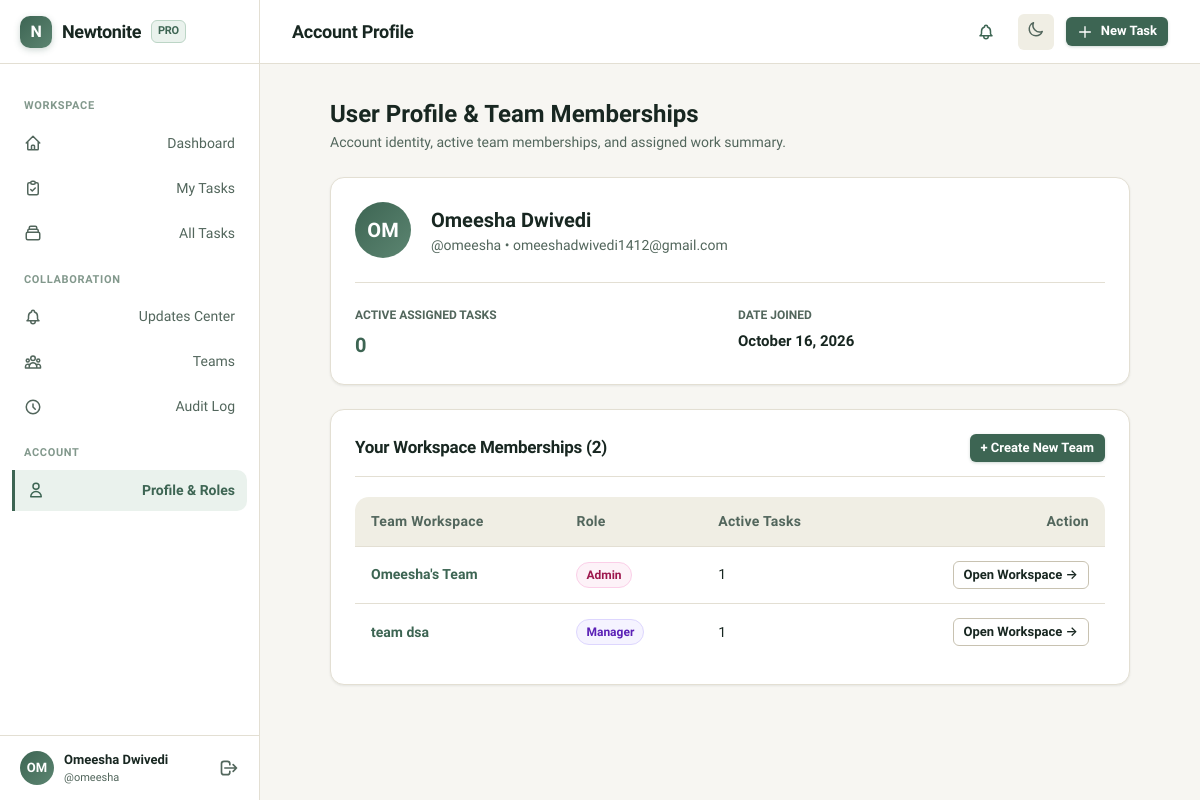
Before: /profile/ (signed in) with the older database file.
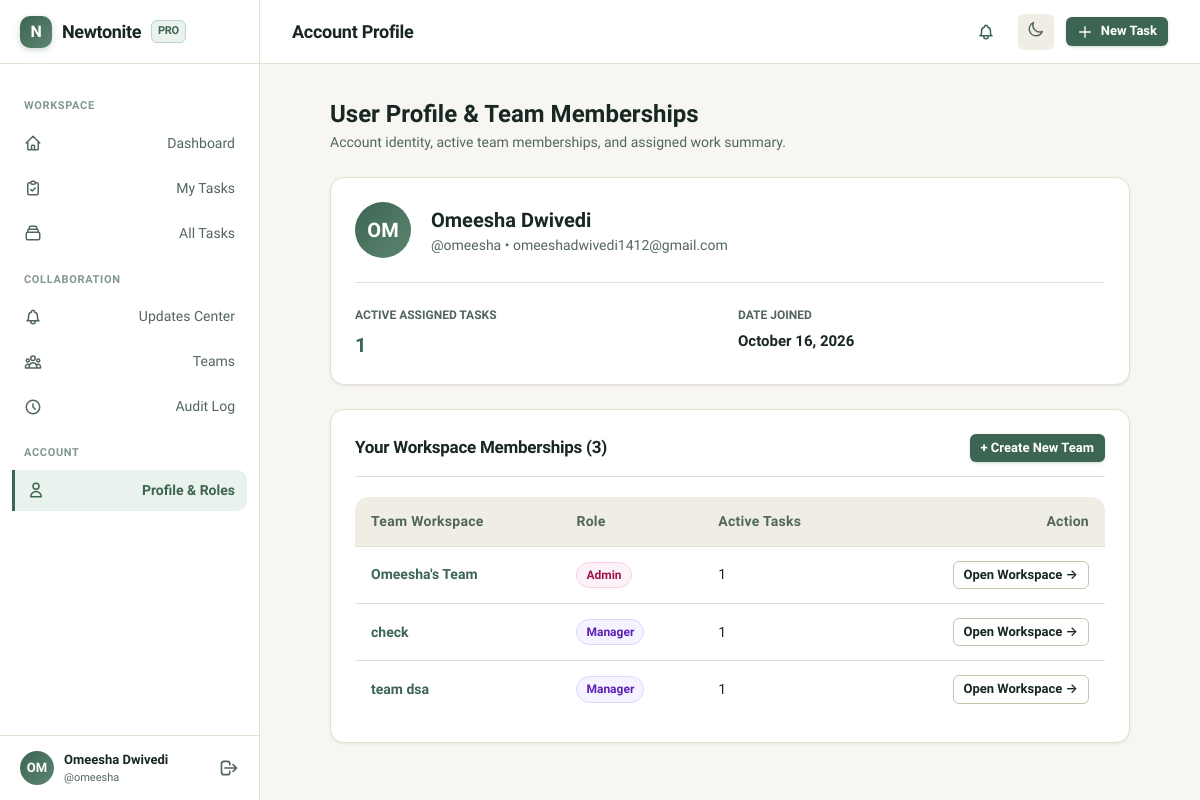
After: the same page with the newer database file.
### tasks/models.py (models this page shows, shortened)
class TeamMembership(models.Model):
    user = models.ForeignKey(User, on_delete=models.CASCADE, related_name='team_memberships')
    team = models.ForeignKey(Team, on_delete=models.CASCADE, related_name='memberships')
    role = models.CharField(
        max_length=20,
        choices=TeamRole.choices,
        default=TeamRole.MEMBER,
        help_text="Role of the user within this team."
    )
    created_at = models.DateTimeField(auto_now_add=True)
    class Meta:
        ordering = ['team', 'user']
        verbose_name = 'Team Membership'
        verbose_name_plural = 'Team Memberships'
        constraints = [
            models.UniqueConstraint(
                fields=['user', 'team'],
                name='unique_user_team_membership'
            )
        ]

class Team(models.Model):
    name = models.CharField(max_length=100, unique=True, help_text="Unique name for the team.")
    description = models.TextField(blank=True, help_text="Short description of the team's mandate.")
    created_at = models.DateTimeField(auto_now_add=True)
    updated_at = models.DateTimeField(auto_now=True)
    class Meta:
        ordering = ['name']
        verbose_name = 'Team'
        verbose_name_plural = 'Teams'
    def active_tasks_count(self):
        return self.tasks.filter(is_archived=False).count()

### tasks/views.py (the view)
# urls.py: path('profile/', views.profile_view, name='profile'),
@login_required
def profile_view(request):
    memberships = TeamMembership.objects.filter(
        user=request.user
    ).select_related('team')
    assigned_tasks_count = Task.objects.filter(
        assignee=request.user,
        is_archived=False
    ).exclude(status=TaskStatus.RESOLVED).count()
    context = {
        'title': 'My Profile & Workspace Memberships',
        'memberships': memberships,
        'assigned_tasks_count': assigned_tasks_count,
    }
    return render(request, 'profile/index.html', context)

### templates/profile/index.html (shortened to what this page needs)
{% extends 'base.html' %}
{% block page_title %}Account Profile{% endblock %}
{% block content %}
<div style="max-width: 800px; margin: 0 auto; display: flex; flex-direction: column; gap: 1.5rem;">
  <div>
    <h2 style="font-size: 1.5rem; font-weight: 800; color: var(--text-main);">User Profile & Team Memberships</h2>
    <p style="color: var(--text-muted); font-size: 0.875rem;">Account identity, active team memberships, and assigned work summary.</p>
  </div>
  <div class="card">
    <div style="display: flex; align-items: center; gap: 1.25rem; margin-bottom: 1.5rem;">
      <div class="user-avatar" style="width: 56px; height: 56px; font-size: 1.25rem;">
        {{ user.username|slice:":2"|upper }}
      </div>
      <div>
        <h3 style="font-size: 1.25rem; font-weight: 700; color: var(--text-main);">
          {{ user.get_full_name|default:user.username }}
        </h3>
        <div style="color: var(--text-muted); font-size: 0.875rem;">@{{ user.username }} &bull; {{ user.email }}</div>
      </div>
    </div>
    <div style="display: grid; grid-template-columns: 1fr 1fr; gap: 1rem; border-top: 1px solid var(--border-subtle); padding-top: 1.25rem;">
      <div>
        <span style="font-size: 0.75rem; color: var(--text-muted); font-weight: 600;">ACTIVE ASSIGNED TASKS</span>
        <div style="font-size: 1.25rem; font-weight: 700; color: var(--primary); margin-top: 0.25rem;">
          {{ assigned_tasks_count }}
        </div>
      </div>
      <div>
        <span style="font-size: 0.75rem; color: var(--text-muted); font-weight: 600;">DATE JOINED</span>
        <div style="font-size: 0.9375rem; font-weight: 600; color: var(--text-main); margin-top: 0.25rem;">
          {{ user.date_joined|date:"F d, Y" }}
        </div>
      </div>
    </div>
  </div>
  <div class="card">
    <div class="card-header">
      <h3 class="card-title">Your Workspace Memberships ({{ memberships.count }})</h3>
      <a href="{% url 'team_create' %}" class="btn btn-sm btn-primary">+ Create New Team</a>
    </div>
    {% if memberships %}
    <div class="table-container" style="border: none;">
      <table class="data-table">
        <thead>
          <tr>
            <th>Team Workspace</th>
            <th>Role</th>
            <th>Active Tasks</th>
            <th style="text-align: right;">Action</th>
          </tr>
        </thead>
        <tbody>
          {% for m in memberships %}
          <tr>
            <td style="font-weight: 600;">
              <a href="{% url 'team_detail' pk=m.team.id %}">{{ m.team.name }}</a>
            </td>
            <td>
              <span class="badge badge-role-{{ m.role|lower }}">{{ m.get_role_display }}</span>
            </td>
            <td>{{ m.team.active_tasks_count }}</td>
            <td style="text-align: right;">
              <a href="{% url 'team_detail' pk=m.team.id %}" class="btn btn-sm btn-secondary">Open Workspace &rarr;</a>
            </td>
          </tr>
          {% endfor %}
        </tbody>
      </table>
    </div>
    {% else %}
    <div class="empty-state" style="padding: 1.5rem;">
      <p class="empty-state-description">You are not a member of any workspace yet.</p>
      <a href="{% url 'team_create' %}" class="btn btn-primary btn-sm">Create Workspace</a>
    </div>
    {% endif %}
  </div>
</div>
{% endblock %}

Changed rows visible on the page:
added TeamMembership: team.name "check", role "Manager", team.active_tasks_count "1"
Other visible differences:
{{ assigned_tasks_count }}: "0" → "1"
{{ memberships.count }}: "2" → "3"
